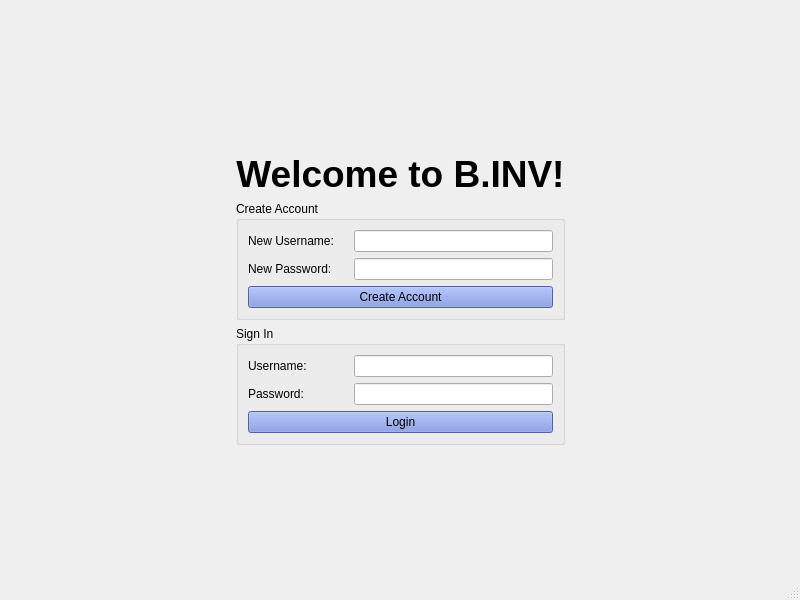
<?xml version="1.0" encoding="UTF-8"?>
<ui version="4.0">
 <class>MainWindow</class>
 <widget class="QMainWindow" name="MainWindow">
  <property name="geometry">
   <rect>
    <x>0</x>
    <y>0</y>
    <width>800</width>
    <height>600</height>
   </rect>
  </property>
  <property name="windowTitle">
   <string>MainWindow</string>
  </property>
  <widget class="QWidget" name="centralwidget">
   <layout class="QHBoxLayout" name="horizontalLayout_7">
    <item>
     <layout class="QGridLayout" name="gridLayout">
      <item row="3" column="0">
       <spacer name="horizontalSpacer">
        <property name="orientation">
         <enum>Qt::Horizontal</enum>
        </property>
        <property name="sizeHint" stdset="0">
         <size>
          <width>40</width>
          <height>20</height>
         </size>
        </property>
       </spacer>
      </item>
      <item row="3" column="1">
       <layout class="QVBoxLayout" name="verticalLayout_3">
        <item>
         <widget class="QGroupBox" name="groupBox_2">
          <property name="title">
           <string>Create Account</string>
          </property>
          <layout class="QHBoxLayout" name="horizontalLayout_5">
           <item>
            <layout class="QVBoxLayout" name="verticalLayout_2">
             <item>
              <layout class="QHBoxLayout" name="horizontalLayout_3">
               <item>
                <widget class="QLabel" name="usr1Label">
                 <property name="minimumSize">
                  <size>
                   <width>100</width>
                   <height>0</height>
                  </size>
                 </property>
                 <property name="text">
                  <string>New Username:</string>
                 </property>
                </widget>
               </item>
               <item>
                <widget class="QLineEdit" name="usr1LineEdit">
                 <property name="minimumSize">
                  <size>
                   <width>150</width>
                   <height>0</height>
                  </size>
                 </property>
                </widget>
               </item>
              </layout>
             </item>
             <item>
              <layout class="QHBoxLayout" name="horizontalLayout_4">
               <item>
                <widget class="QLabel" name="pwd1Label">
                 <property name="minimumSize">
                  <size>
                   <width>100</width>
                   <height>0</height>
                  </size>
                 </property>
                 <property name="text">
                  <string>New Password:</string>
                 </property>
                </widget>
               </item>
               <item>
                <widget class="QLineEdit" name="pwd1LineEdit">
                 <property name="minimumSize">
                  <size>
                   <width>150</width>
                   <height>0</height>
                  </size>
                 </property>
                </widget>
               </item>
              </layout>
             </item>
             <item>
              <widget class="QPushButton" name="createAccBtn">
               <property name="styleSheet">
                <string notr="true">QPushButton {
background-color: #7289da
}</string>
               </property>
               <property name="text">
                <string>Create Account</string>
               </property>
              </widget>
             </item>
            </layout>
           </item>
          </layout>
         </widget>
        </item>
        <item>
         <widget class="QGroupBox" name="groupBox">
          <property name="title">
           <string>Sign In</string>
          </property>
          <layout class="QHBoxLayout" name="horizontalLayout_6">
           <item>
            <layout class="QVBoxLayout" name="verticalLayout">
             <item>
              <layout class="QHBoxLayout" name="horizontalLayout">
               <item>
                <widget class="QLabel" name="user2Label">
                 <property name="minimumSize">
                  <size>
                   <width>100</width>
                   <height>0</height>
                  </size>
                 </property>
                 <property name="text">
                  <string>Username:</string>
                 </property>
                </widget>
               </item>
               <item>
                <widget class="QLineEdit" name="usr2LineEdit">
                 <property name="minimumSize">
                  <size>
                   <width>150</width>
                   <height>0</height>
                  </size>
                 </property>
                </widget>
               </item>
              </layout>
             </item>
             <item>
              <layout class="QHBoxLayout" name="horizontalLayout_2">
               <item>
                <widget class="QLabel" name="pwd2Label">
                 <property name="minimumSize">
                  <size>
                   <width>100</width>
                   <height>0</height>
                  </size>
                 </property>
                 <property name="text">
                  <string>Password:</string>
                 </property>
                </widget>
               </item>
               <item>
                <widget class="QLineEdit" name="pwd2LineEdit">
                 <property name="minimumSize">
                  <size>
                   <width>150</width>
                   <height>0</height>
                  </size>
                 </property>
                </widget>
               </item>
              </layout>
             </item>
             <item>
              <widget class="QPushButton" name="loginBtn">
               <property name="styleSheet">
                <string notr="true">QPushButton {
background-color: #7289da
}</string>
               </property>
               <property name="text">
                <string>Login</string>
               </property>
              </widget>
             </item>
            </layout>
           </item>
          </layout>
         </widget>
        </item>
       </layout>
      </item>
      <item row="2" column="1">
       <widget class="QLabel" name="welcomeLabel">
        <property name="font">
         <font>
          <family>Arial</family>
          <pointsize>28</pointsize>
          <bold>true</bold>
         </font>
        </property>
        <property name="text">
         <string>Welcome to B.INV!</string>
        </property>
        <property name="alignment">
         <set>Qt::AlignCenter</set>
        </property>
       </widget>
      </item>
      <item row="4" column="1">
       <spacer name="verticalSpacer_2">
        <property name="orientation">
         <enum>Qt::Vertical</enum>
        </property>
        <property name="sizeHint" stdset="0">
         <size>
          <width>20</width>
          <height>40</height>
         </size>
        </property>
       </spacer>
      </item>
      <item row="1" column="1">
       <widget class="QLabel" name="logo1">
        <property name="text">
         <string/>
        </property>
        <property name="pixmap">
         <pixmap resource="resources.qrc">:/Images/med_logo.png</pixmap>
        </property>
        <property name="alignment">
         <set>Qt::AlignCenter</set>
        </property>
       </widget>
      </item>
      <item row="0" column="1">
       <spacer name="verticalSpacer">
        <property name="orientation">
         <enum>Qt::Vertical</enum>
        </property>
        <property name="sizeHint" stdset="0">
         <size>
          <width>20</width>
          <height>40</height>
         </size>
        </property>
       </spacer>
      </item>
      <item row="3" column="2">
       <spacer name="horizontalSpacer_2">
        <property name="orientation">
         <enum>Qt::Horizontal</enum>
        </property>
        <property name="sizeHint" stdset="0">
         <size>
          <width>40</width>
          <height>20</height>
         </size>
        </property>
       </spacer>
      </item>
     </layout>
    </item>
   </layout>
  </widget>
  <widget class="QMenuBar" name="menubar">
   <property name="geometry">
    <rect>
     <x>0</x>
     <y>0</y>
     <width>800</width>
     <height>22</height>
    </rect>
   </property>
  </widget>
  <widget class="QStatusBar" name="statusbar"/>
 </widget>
 <resources>
  <include location="resources.qrc"/>
 </resources>
 <connections>
  <connection>
   <sender>loginBtn</sender>
   <signal>clicked()</signal>
   <receiver>MainWindow</receiver>
   <slot>login()</slot>
   <hints>
    <hint type="sourcelabel">
     <x>399</x>
     <y>458</y>
    </hint>
    <hint type="destinationlabel">
     <x>399</x>
     <y>299</y>
    </hint>
   </hints>
  </connection>
  <connection>
   <sender>createAccBtn</sender>
   <signal>clicked()</signal>
   <receiver>MainWindow</receiver>
   <slot>createAccount()</slot>
   <hints>
    <hint type="sourcelabel">
     <x>399</x>
     <y>340</y>
    </hint>
    <hint type="destinationlabel">
     <x>399</x>
     <y>299</y>
    </hint>
   </hints>
  </connection>
  <connection>
   <sender>loginBtn</sender>
   <signal>clicked()</signal>
   <receiver>MainWindow</receiver>
   <slot>changeWindow()</slot>
   <hints>
    <hint type="sourcelabel">
     <x>399</x>
     <y>489</y>
    </hint>
    <hint type="destinationlabel">
     <x>399</x>
     <y>299</y>
    </hint>
   </hints>
  </connection>
  <connection>
   <sender>createAccBtn</sender>
   <signal>clicked()</signal>
   <receiver>MainWindow</receiver>
   <slot>changeWindow()</slot>
   <hints>
    <hint type="sourcelabel">
     <x>399</x>
     <y>341</y>
    </hint>
    <hint type="destinationlabel">
     <x>399</x>
     <y>299</y>
    </hint>
   </hints>
  </connection>
 </connections>
 <slots>
  <slot>login()</slot>
  <slot>createAccount()</slot>
  <slot>changeWindow()</slot>
 </slots>
</ui>
